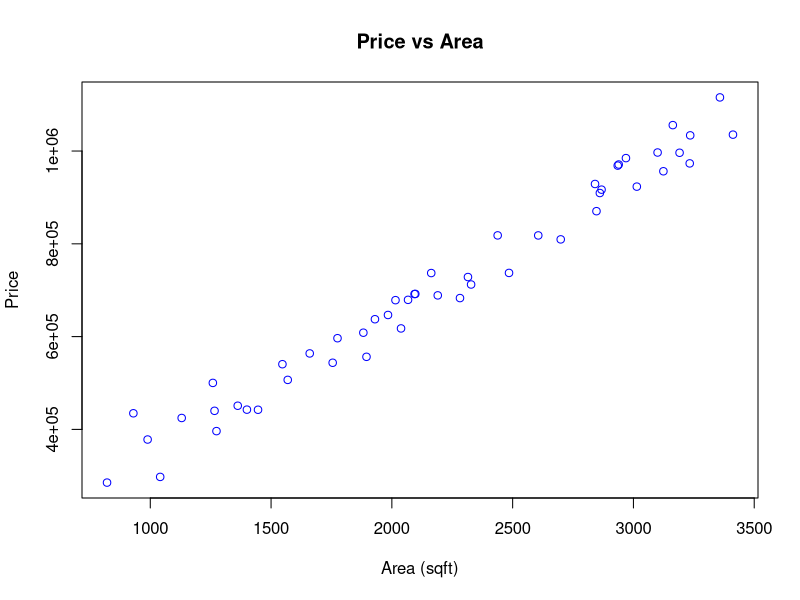

Source code (R):
# experiment 5 

# i. Loading
house_data <- read.csv("house_prices.csv")

# ii. EDA
str(house_data)
summary(house_data)

# Scatter plot
plot(house_data$Area, house_data$Price, main = "Price vs Area", xlab = "Area (sqft)", ylab = "Price", col = "blue")



# Cor matrix
cor_matrix <- cor(house_data[c("Area", "Bedrooms", "Bathrooms", "Age", "Price")], use = "complete.obs")
print(cor_matrix)

# iii.
model <- lm(Price ~ Area + Bedrooms + Bathrooms + Age, data = house_data)

# iv. Model 
summary(model)

# v. Predict house prices using the model
predicted_prices <- predict(model, newdata = house_data)


# vi. 
r_squared <- summary(model)$r.squared
cat("R-squared:", r_squared, "\n")

# RMSE
rmse <- sqrt(mean((house_data$Price - predicted_prices)^2))
cat("RMSE:", rmse, "\n")